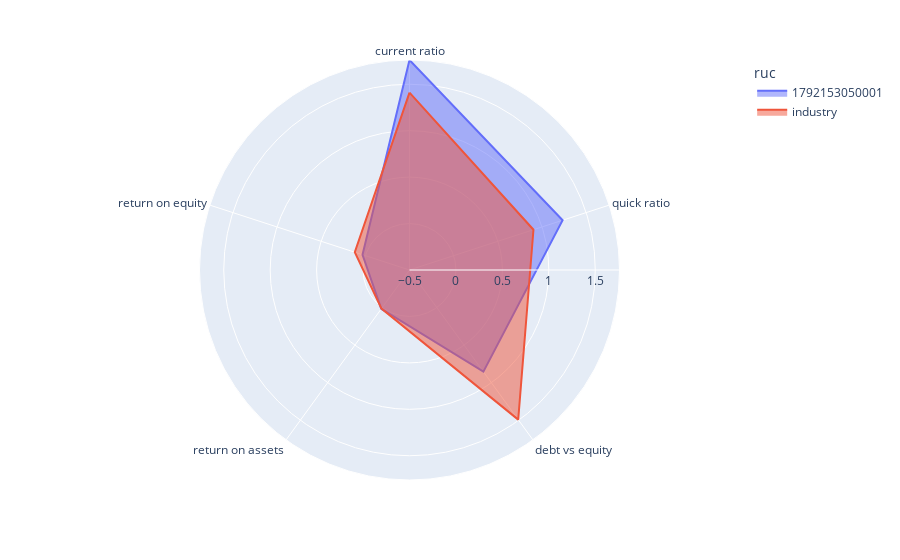

The notebook cell saved with this chart:
### Code cell
def plot_comparison(metrics: pd.DataFrame):
    fig = px.line_polar(metrics.reset_index(), r= "valor", theta = "codigo", color = "ruc",line_close = True,range_r = (-0.5,metrics["valor"].max()))
    fig.update_traces(fill = "toself")
    fig.show()
plot_comparison(metrics)

### Figure 1 — Plotly figure (JSON) as saved in the notebook; plotly's stock layout.template omitted (floating-point values rounded to 4 significant figures)
{"data": [{"fill": "toself", "hovertemplate": "ruc=1792153050001<br>valor=%{r}<br>codigo=%{theta}<extra></extra>", "legendgroup": "1792153050001", "line": {"color": "#636efa", "dash": "solid"}, "marker": {"symbol": "circle"}, "mode": "lines", "name": "1792153050001", "r": [1.761, 1.233, 0.8534, 0.01722, 0.03191, 1.761], "showlegend": true, "subplot": "polar", "theta": ["current ratio", "quick ratio", "debt vs equity", "return on assets", "return on equity", "current ratio"], "type": "scatterpolar"}, {"fill": "toself", "hovertemplate": "ruc=industry<br>valor=%{r}<br>codigo=%{theta}<extra></extra>", "legendgroup": "industry", "line": {"color": "#EF553B", "dash": "solid"}, "marker": {"symbol": "circle"}, "mode": "lines", "name": "industry", "r": [1.41, 0.9033, 1.491, 0.01397, 0.1191, 1.41], "showlegend": true, "subplot": "polar", "theta": ["current ratio", "quick ratio", "debt vs equity", "return on assets", "return on equity", "current ratio"], "type": "scatterpolar"}], "layout": {"legend": {"title": {"text": "ruc"}, "tracegroupgap": 0}, "margin": {"t": 60}, "polar": {"angularaxis": {"direction": "clockwise", "rotation": 90}, "domain": {"x": [0, 1], "y": [0, 1]}, "radialaxis": {"range": [-0.5, 1.761]}}}}
